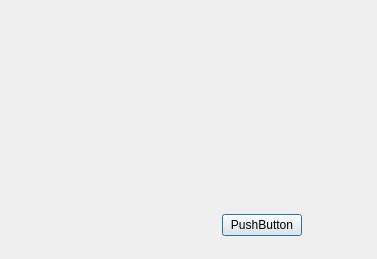
<?xml version="1.0" encoding="UTF-8"?>
<ui version="4.0">
 <class>graph</class>
 <widget class="QDialog" name="graph">
  <property name="geometry">
   <rect>
    <x>0</x>
    <y>0</y>
    <width>377</width>
    <height>259</height>
   </rect>
  </property>
  <property name="windowTitle">
   <string>Dialog</string>
  </property>
  <widget class="QWidget" name="layoutWidget">
   <property name="geometry">
    <rect>
     <x>160</x>
     <y>210</y>
     <width>142</width>
     <height>31</height>
    </rect>
   </property>
   <layout class="QHBoxLayout" name="horizontalLayout">
    <item>
     <spacer name="horizontalSpacer">
      <property name="orientation">
       <enum>Qt::Horizontal</enum>
      </property>
      <property name="sizeHint" stdset="0">
       <size>
        <width>40</width>
        <height>20</height>
       </size>
      </property>
     </spacer>
    </item>
    <item>
     <widget class="QPushButton" name="pushButton">
      <property name="text">
       <string>PushButton</string>
      </property>
     </widget>
    </item>
   </layout>
  </widget>
  <widget class="QwtPlot" name="widget" native="true">
   <property name="geometry">
    <rect>
     <x>110</x>
     <y>90</y>
     <width>120</width>
     <height>80</height>
    </rect>
   </property>
  </widget>
 </widget>
 <customwidgets>
  <customwidget>
   <class>QwtPlot</class>
   <extends>QWidget</extends>
   <header>qwt_plot.h</header>
   <container>1</container>
  </customwidget>
 </customwidgets>
 <resources/>
 <connections>
  <connection>
   <sender>pushButton</sender>
   <signal>clicked()</signal>
   <receiver>graph</receiver>
   <slot>reject()</slot>
   <hints>
    <hint type="sourcelabel">
     <x>258</x>
     <y>236</y>
    </hint>
    <hint type="destinationlabel">
     <x>325</x>
     <y>216</y>
    </hint>
   </hints>
  </connection>
 </connections>
</ui>
